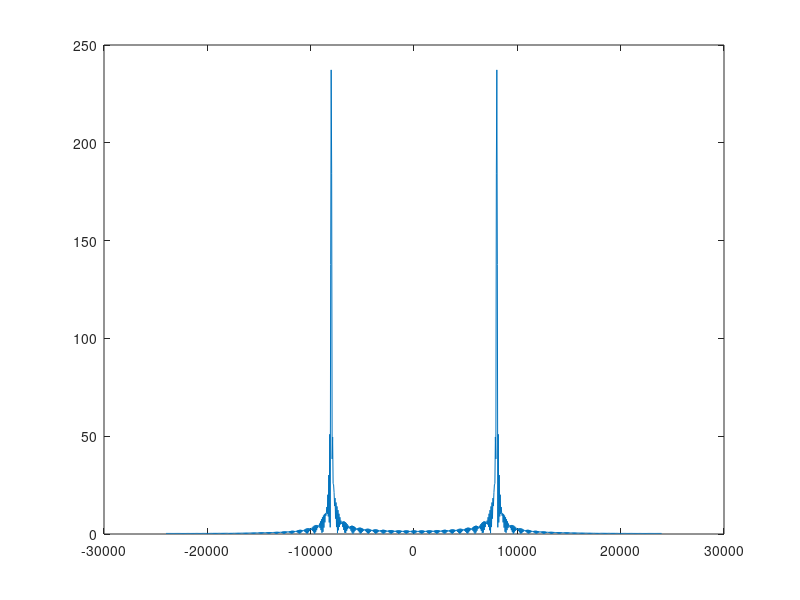

This chart was generated by the following MATLAB code: (Note: this script raises an error after producing the figure.)
clc; clear all; close all hidden;

fp = 8000; %Hz
Fs = 48000; % samples per second [Hz]
samples = 1024;
Tf = samples/Fs; %s
T = 1/Fs;

function x = g(t, fp, Tp)
    x=0;
    if t < Tp
        x = sin(2*pi*fp*t);
    end
end

% avec les param de l'énoncé
t = linspace(0, Tf, samples);
x = zeros(size(t));
for k = 1:length(t)
    x(k) = g(t(k), fp, 0.01);
end

% fft avant de l'émettre et enregistrer
figure;
plot(Fs/samples*(-samples/2:samples/2-1), abs(fftshift(fft(x))))

player = audioplayer(x, Fs);
play(player);

recorder = audiorecorder(Fs, 16, 1);
record(recorder, Tf);

pause(Tf+1);

x_recorded = [getaudiodata(recorder)];
samples_recorded = length(x_recorded);

t = linspace(0, Tf, length(x_recorded));

%plot(t, x_recorded');

fft_results = fft(x_recorded);
centered_fft_results = fftshift(fft_results); 

figure;
plot(Fs/samples_recorded*(-samples_recorded/2:samples_recorded/2-1), abs(centered_fft_results));



% avec un signal plus court
t = linspace(0, Tf, samples);
x = zeros(size(t));
for k = 1:length(t)
    x(k) = g(t(k), fp, 0.001);
end

figure;
plot(Fs/samples*(-samples/2:samples/2-1), abs(fftshift(fft(x))))